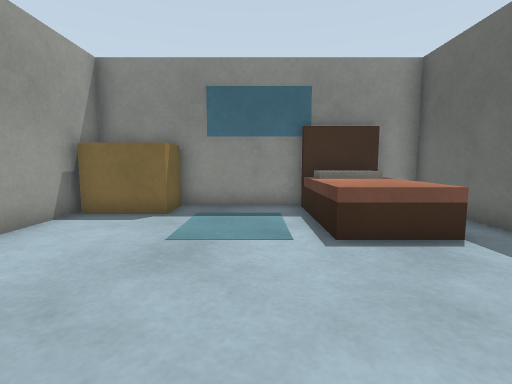
[1] (above)

16 first-person views from a walk through a world built for the Gazebo simulator. The camera is 0.72 m above the floor, tilts 6° down and sees 85° across. The floor is counted in squares, 0.5 m on a side. Each view is taken from the middle of a square. On the plan, view 1 faces up. The plan holds only what a view shows up to about 14 squares ahead; the rest is blank.

[2]
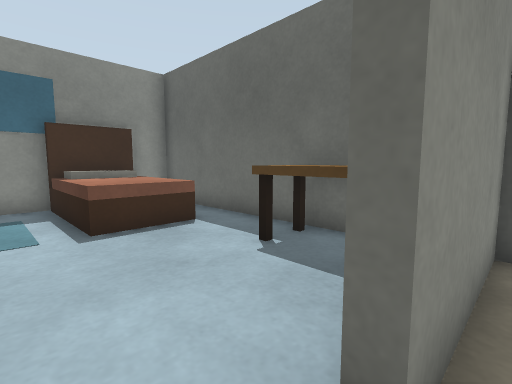

[3]
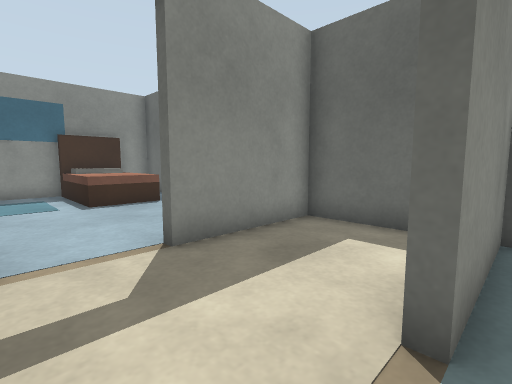

[4]
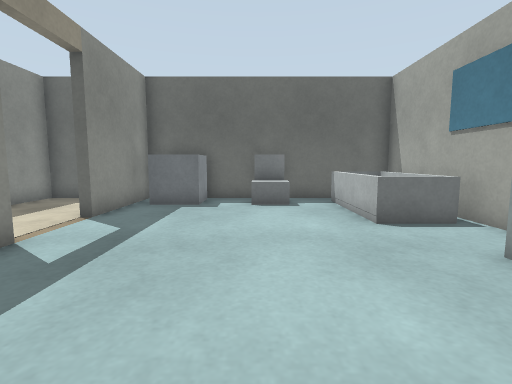

[5]
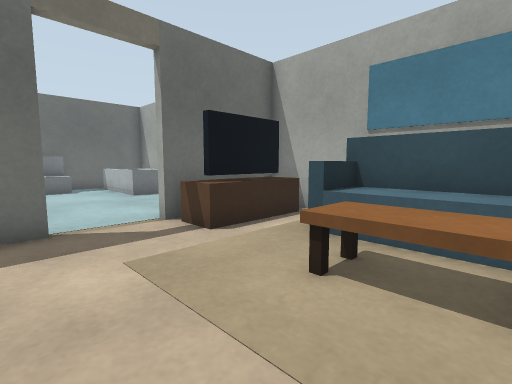

[6]
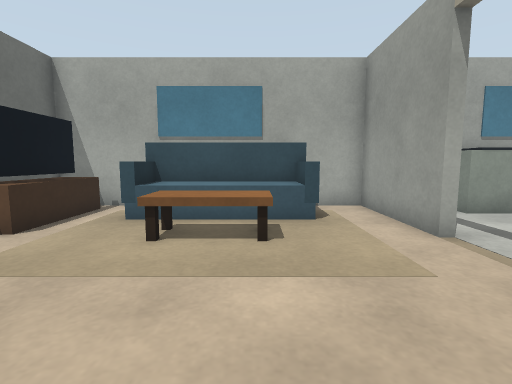

[7]
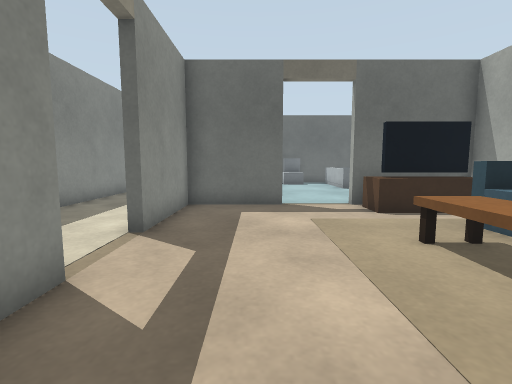

[8]
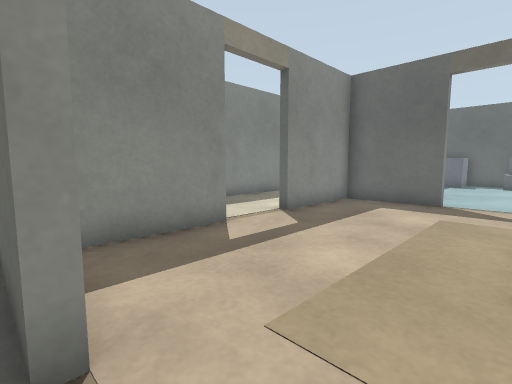

[9]
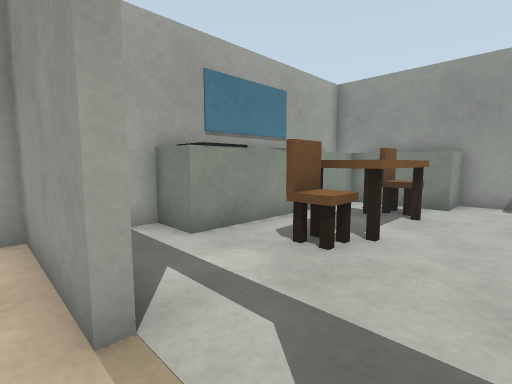

[10]
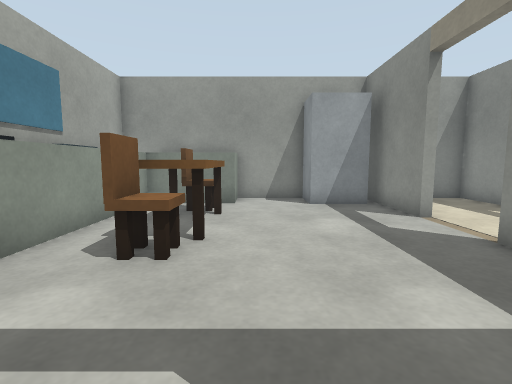

[11]
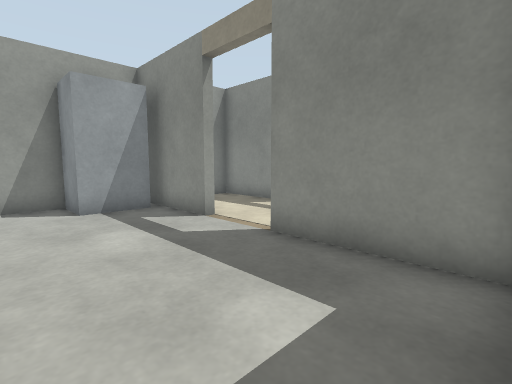

[12]
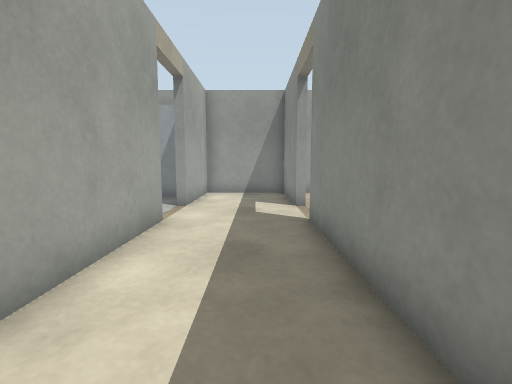

[13]
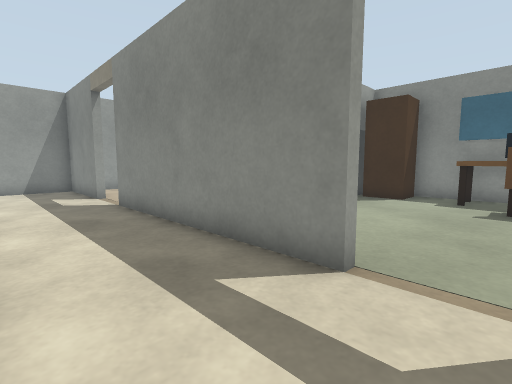

[14]
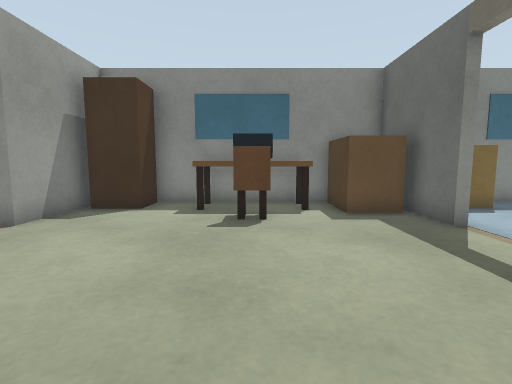

[15]
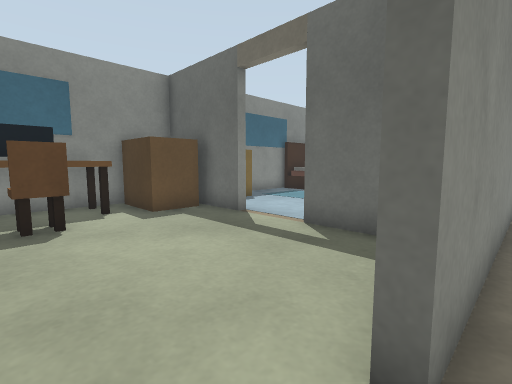

[16]
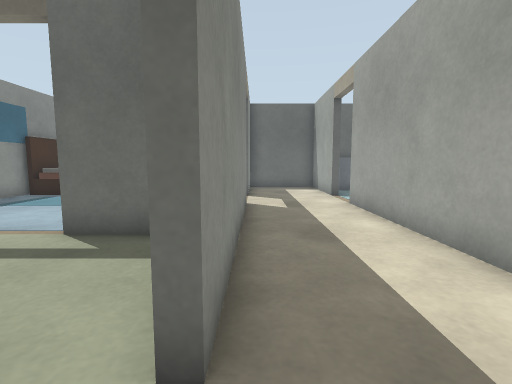

### Floor plan
Points are (right, up) in squares from view 1. A wall is a line through its corners. A room is listed if a view was taken in it or the views show most of it. See-through windows are left out.
Room 1 (views 1, 2)
walls: (5.3, 2.4) (5.3, 9.3) (2.4, 9.3); (1.2, 9.3) (-2.2, 9.3); (4, 9) (2.4, 9); (5.3, -3.2) (5.3, -0.7) (1.3, -0.7) (1.3, -0.2); (1.3, -4.7) (1.3, -4.3) (3.2, -4.3); (-5.1, 9.3) (-5.1, 5.5)
ways out: opening at (0, -4) to room 2; opening at (-1, -2) to room 4; opening at (-5, 4)
objects: beige box (-4, 8) to (-3, 9); brown box (2, 5) to (4, 7); white box (2, 8) to (4, 8); brown box (2, 9); brown box (4, 0) to (5, 2)
Room 2 (view 3)
walls: (5.3, -8.6) (5.3, -7.5); (5.3, -5.6) (5.3, -4.7) (1.3, -4.7); (5.3, -14.3) (5.3, -10.4)
low walls: (0.5, -13.9) (0.5, -12) (4.5, -12)
ways out: opening at (0, -4) to room 1; opening at (-5, -9) to room 3
objects: grey box (-2, -14) to (-2, -13); white box (4, -10) to (4, -9); white box (4, -7) to (5, -6); white box (5, -10) to (5, -9)
Room 3 (views 4, 5, 6, 7, 9, 10)
walls: (-11.6, -4.7) (-14.9, -4.7); (-5.5, -8) (-5.5, -4.7) (-9.3, -4.7); (-15.5, -10.2) (-15.5, -14.3) (-5.5, -14.3) (-5.5, -10.2)
low walls: (-9, -13.5) (-9, -12) (-8.5, -12); (-13.6, -12) (-13.2, -12) (-13.2, -12.5); (-13.6, -13.4) (-8.6, -13.4)
ways out: opening at (-5, -9) to room 2; opening at (-16, -9) to room 4; opening at (-10.5, -4) to room 4
objects: cyan box (-13, -13) to (-10, -12); brown box (-12, -11) to (-10, -10); brown box (-7, -13) to (-6, -11)
Room 4 (views 8, 11, 12, 13, 14, 15, 16)
walls: (-16, -4.7) (-20, -4.7); (-20, -4.3) (-15.4, -4.3); (-22.3, -0.2) (-22.3, -0.7) (-26.3, -0.7) (-26.3, -4.3) (-22.3, -4.3) (-22.3, -4.7) (-24.2, -4.7); (-26.3, -7.5) (-26.3, -9.5); (-11.7, -0.2) (-11.7, -0.7) (-20, -0.7); (-9.3, -4.7) (-9.3, -4.2); (-7.5, -4.3) (-1, -4.3); (-26.3, -14.3) (-22.9, -14.3); (-1.1, -0.7) (-9.3, -0.7)
low walls: (-15.9, -8) (-15.9, -5); (-24.9, -12.8) (-18, -12.8) (-18, -14.4)
ways out: opening at (-1, -2) to room 1; opening at (-16, -9) to room 3; opening at (-10.5, -4) to room 3; opening at (-21, 0); opening at (-10.5, 0)
objects: grey box (-26, -13) to (-25, -10); grey box (-26, -7) to (-25, -5); brown box (-24, -11) to (-23, -11); brown box (-24, -10) to (-23, -10); brown box (-22, -11) to (-21, -10); brown box (-20, -11) to (-19, -11); brown box (-20, -10) to (-19, -10)

Positions as (right, up) in squares from view 1, and headings:
1: (0, 0), facing up
2: (0, -1), facing up-right
3: (-1, -5), facing up-right
4: (-6, -9), facing right
5: (-12, -7), facing down-right
6: (-12, -5), facing down
7: (-15, -7), facing right
8: (-16, -10), facing up-right
9: (-15, -8), facing down-left
10: (-15, -9), facing left
11: (-16, -9), facing up-left
12: (-13, -2), facing left
13: (-10, -4), facing up-left
14: (-10, -1), facing up
15: (-11, -1), facing up-right
16: (-11, -1), facing right
